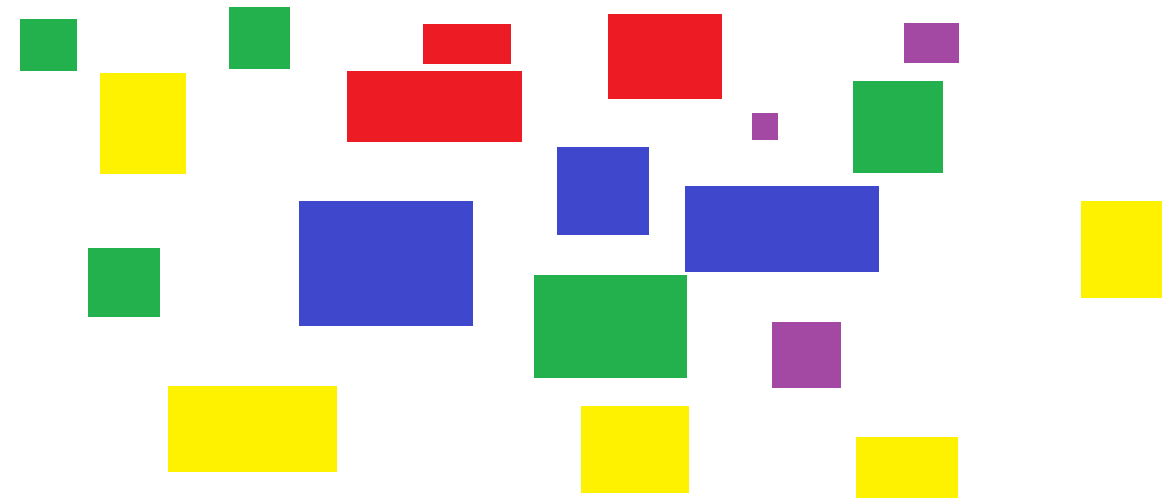
#> input picture inputs/squares.png, 1175 x 504 px, found by its file name
$ python 16.py
#> lines starting #> are read from the running program, lines starting #| are printed output that depends on the picture; after the words box and inside, x2 and y2 are one past the last pixel; in counts of white or black regions, pixels touching at a corner belong together
import cv2
import numpy as np

img = cv2.imread('inputs\squares.png')
#> img is the input picture: shape (504, 1175, 3); mean B, G, R 209.5, 222.8, 224.6

hsv = cv2.cvtColor(img, cv2.COLOR_BGR2HSV)
#> hsv: shape (504, 1175, 3); mean H, S, V 25.3, 57.9, 244.4

colors = {
    'blue': {
        'lower':np.array([90,50, 20], dtype=np.uint8),
        'upper':np.array([124,255, 255], dtype=np.uint8),
        'name': 'blue'
    },

    'yellow': {
        'lower':np.array([20,50, 20], dtype=np.uint8),
        'upper':np.array([40,255, 255], dtype=np.uint8),
        'name': 'yellow'
    },

    'green': {
        'lower':np.array([45,85, 20], dtype=np.uint8),
        'upper':np.array([77,255, 255], dtype=np.uint8),
        'name': 'green'
    },

    'red': {
        'lower':np.array([1,100, 50], dtype=np.uint8),
        'upper':np.array([5,100, 255], dtype=np.uint8),
        'lower2':np.array([175,100, 50], dtype=np.uint8),
        'upper2':np.array([179,255, 255], dtype=np.uint8),
        'name': 'red'
    },
    'purple': {
        'lower':np.array([130,50, 20], dtype=np.uint8),
        'upper':np.array([150,255, 255], dtype=np.uint8),
        'name': 'purple'
    },
}
print('')
def countColor(hsv,img, color):
    lower = color['lower']
    upper = color['upper']


    mask = cv2.inRange(hsv, lower, upper)


    if (color['name'] == 'red'):
        lower2 = color['lower2']
        upper2 = color['upper2']
        mask2 = cv2.inRange(hsv, lower2, upper2 )

        mask = cv2.add(mask, mask2)

    cnts,_ = cv2.findContours(mask,cv2.RETR_EXTERNAL,cv2.CHAIN_APPROX_SIMPLE)
    i =0
    for c in cnts:
        if cv2.contourArea(c) > 1:
            cv2.imshow('img', img)
            cv2.waitKey(0)
            cv2.drawContours(img,[c],0,(0,0,0),2,cv2.LINE_AA)
            #Calculating center
            M = cv2.moments(c)

            cX = int(M["m10"] / M["m00"])
            cY = int(M["m01"] / M["m00"])

            cv2.putText(img,str(i),(cX-10,cY+10),0,1,(0,0,0),2,cv2.LINE_AA)
            i+=1

    print('There are in total {} {} squares'.format(str(i), color['name']))


for c in colors:
    countColor(hsv, img,colors[c])
#> this loop made 5 passes
#> (lower in countColor, upper in countColor) on passes 1, 2, 3, 5: ([90, 50, 20], [124, 255, 255]), ([20, 50, 20], [40, 255, 255]), ([45, 85, 20], [77, 255, 255]), ([130, 50, 20], [150, 255, 255])
#> (lower in countColor, upper in countColor, lower2 in countColor, upper2 in countColor) on pass 4: ([1, 100, 50], [5, 100, 255], [175, 100, 50], [179, 255, 255])
#| There are in total 3 blue squares
#| There are in total 5 yellow squares
#| There are in total 5 green squares
#| There are in total 3 red squares
#| There are in total 3 purple squares
#> pass 1, in countColor, `mask = cv2.inRange(hsv, lower, upper)`:
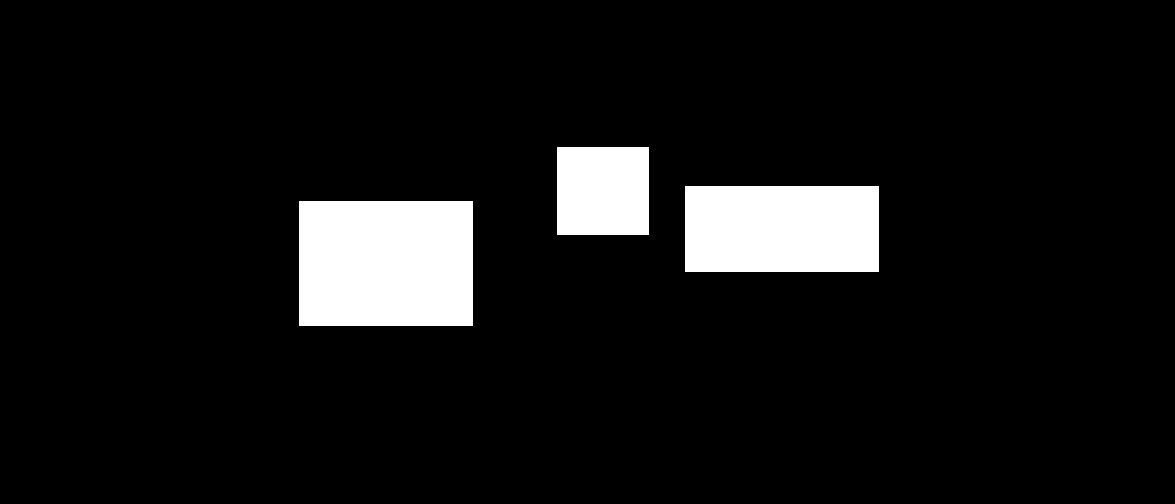
#> mask: shape (504, 1175); 7.9% white; 3 white regions, box (x1, y1, x2, y2) and area: (299, 201, 473, 326) 21750, (685, 186, 879, 272) 16684, (557, 147, 649, 235) 8096
#> pass 1, in countColor, `cv2.imshow('img', img)`:
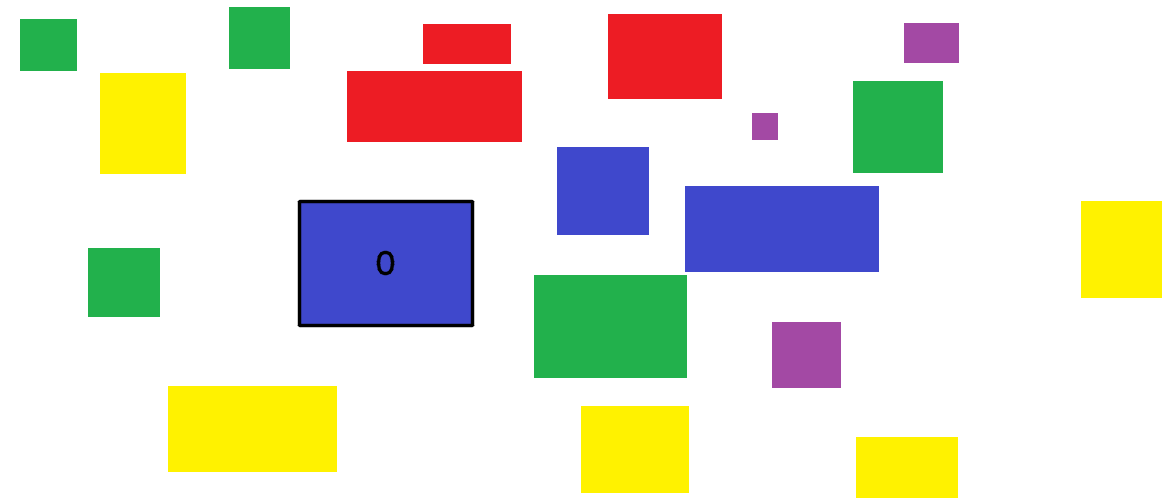
#> window 'img': shape (504, 1175, 3); mean B, G, R 208.6, 222.3, 224.2
#> pass 1, in countColor, `cv2.imshow('img', img)`:
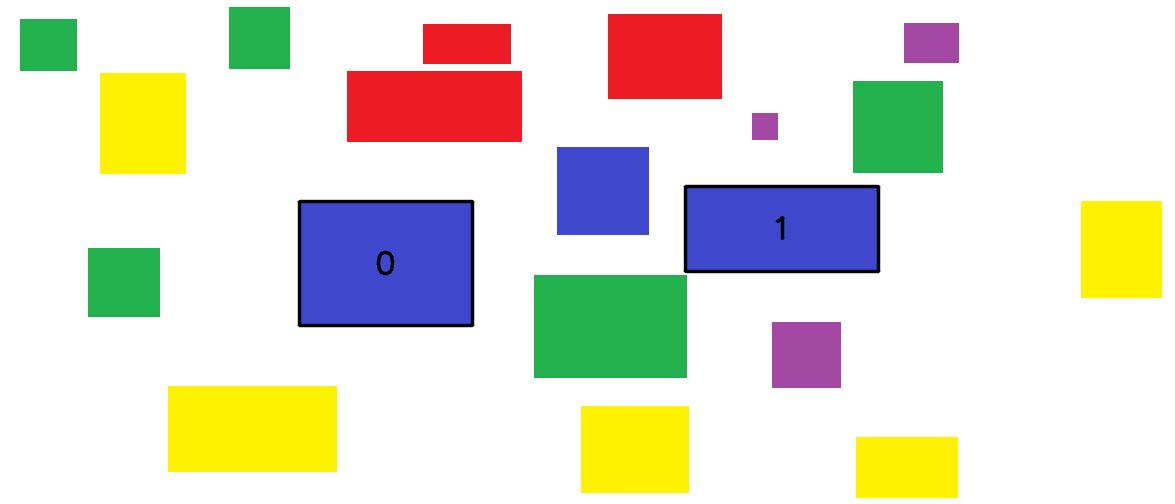
#> window 'img': shape (504, 1175, 3); mean B, G, R 207.9, 221.8, 223.7
#> pass 2, in countColor (call 2), `mask = cv2.inRange(hsv, lower, upper)`:
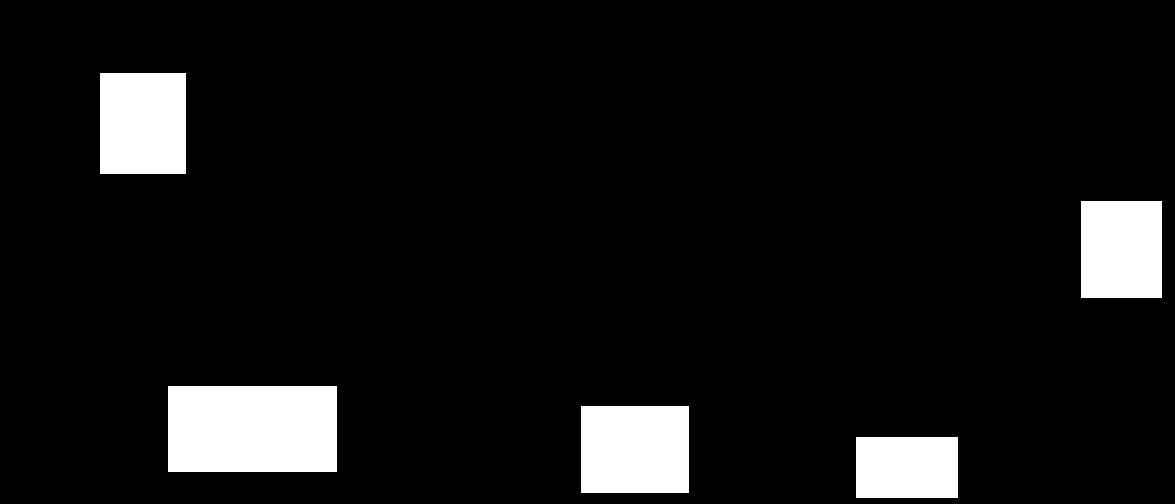
#> mask: shape (504, 1175); 7.9% white; 5 white regions, box (x1, y1, x2, y2) and area: (168, 386, 337, 472) 14534, (581, 406, 689, 493) 9396, (100, 73, 186, 174) 8686, (1081, 201, 1162, 298) 7857, (856, 437, 958, 498) 6222
